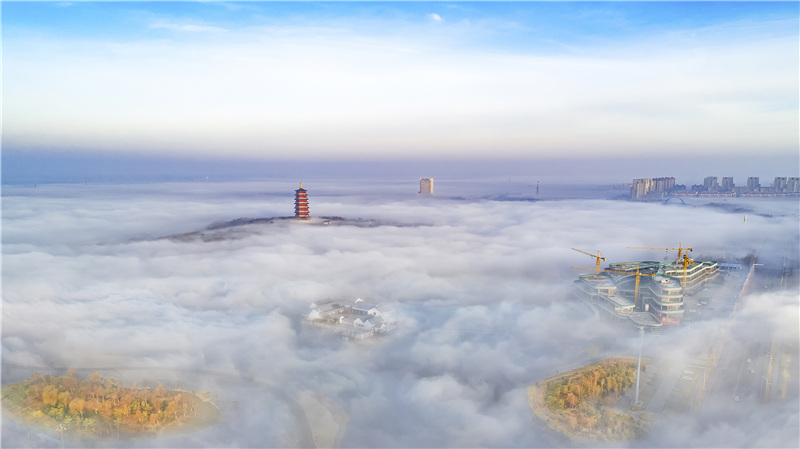
//> input picture Qt code/untitled31/build/Desktop_Qt_6_7_3-Debug/1.jpeg, 800 x 449 px
$ ./main   (built with g++ and OpenCV 4)
//> lines starting //> are read from the running program, lines starting //| are printed output that depends on the picture; after the words box and inside, x2 and y2 are one past the last pixel; in counts of white or black regions, pixels touching at a corner belong together
#include <opencv2/opencv.hpp>

int main()
{
    cv::Mat img = cv::imread("1.jpeg");
//> img is the input picture: 449 rows x 800 cols, CV_8UC3; mean B, G, R 208, 194.8, 185.9
    cv::Mat gray;
    cv::cvtColor(img, gray, cv::COLOR_BGR2GRAY);
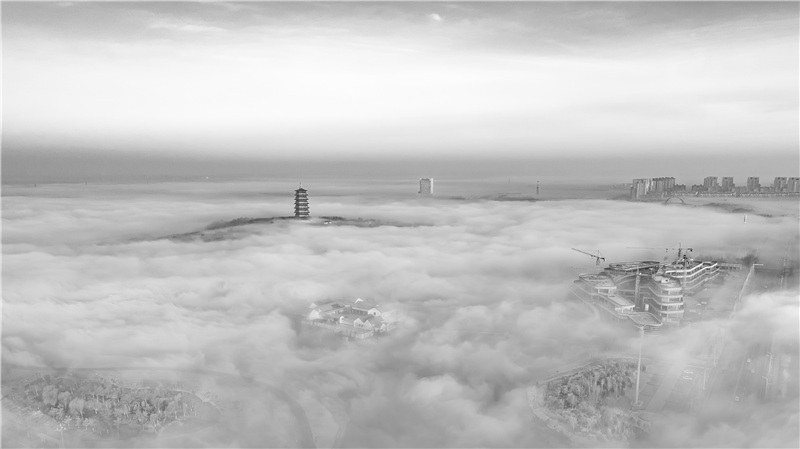
//> gray: 449 rows x 800 cols, CV_8UC1; min 33, max 254, mean 193.7

    cv::Mat hist;
    const int channels[1] = {0};//通道索引
    float inRanges[2] = {0, 255};
    const float* ranges[1] = {inRanges};//灰度值范围
    const int bins[1] = {256};//灰度值最大值
    calcHist(&gray, 1, channels, cv::Mat(), hist, 1, bins, ranges);
//> hist = 256 values, max 5469 at index 175, min 0 at index 0, mean 1403.1

    int hist_w = 512;
    int hist_h = 400;
    int width = 2;
    cv::Mat histImage = cv::Mat::zeros(hist_h, hist_w, CV_8UC3);
    for(int i = 1; i  <= hist.rows; i++)
    {
        rectangle(histImage, cv::Point(width*(i - 1), hist_h - 1),
            cv::Point(width*i - 1, hist_h - cvRound(hist.at<float>(i - 1) / 15)),
                  cv::Scalar(255, 255, 255), -1);
    }
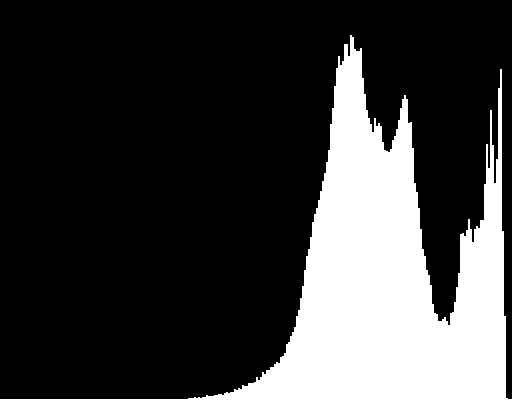
//> histImage: 400 rows x 512 cols, CV_8UC3; 23.5% white; 1 white region, box (x1, y1, x2, y2) and area: (0, 35, 512, 400) 48036
    cv::namedWindow("histImage", cv::WINDOW_FREERATIO);
    cv::imshow("histImage", histImage);
    cv::imshow("gray", gray);

    cv::waitKey(0);

    return 0;
}
//直方图的x，y各代表什么？
